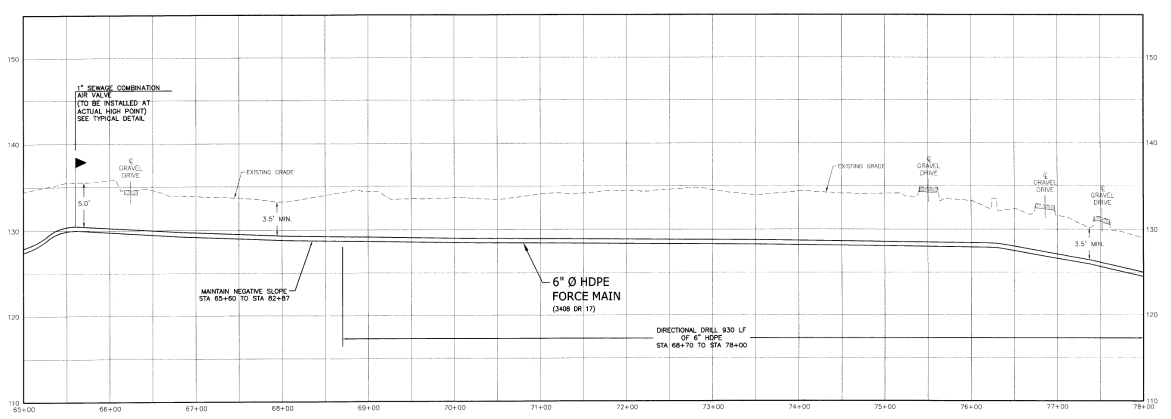
#> input picture input/profile.png, 2342 x 838 px, found by its file name (shown at 1/2 size)
$ python pipeline.py --diameter-ft 1.0
#> lines starting #> are read from the running program, lines starting #| are printed output that depends on the picture; after the words box and inside, x2 and y2 are one past the last pixel; in counts of white or black regions, pixels touching at a corner belong together
### profile_to_points.py
import argparse
import heapq
import json
import math
import re
import sys
import logging
from dataclasses import dataclass
from pathlib import Path

try:
    import cv2
    import numpy as np
    import pytesseract
except ModuleNotFoundError as exc:
    missing = exc.name
    print(
        f"Missing dependency: {missing}. Install dependencies with "
        "`pip install -r requirements.txt`.",
        file=sys.stderr,
    )
    raise SystemExit(2) from exc

from logger import setup_logging


STATION_RE = re.compile(r"^(\d+)\+(\d{1,2})$")
NUMBER_RE = re.compile(r"^\d{2,3}$")
TEXT_REMOVAL_MIN_CONFIDENCE = 80.0


@dataclass(frozen=True)
class Token:
    text: str
    left: int
    top: int
    width: int
    height: int
    confidence: float

    @property
    def cx(self) -> float:
        return self.left + self.width / 2

    @property
    def cy(self) -> float:
        return self.top + self.height / 2


@dataclass(frozen=True)
class Calibration:
    slope: float
    intercept: float
    labels_used: list

    def value_at(self, pixel: float) -> float:
        return self.slope * pixel + self.intercept


def load_image(path: Path) -> tuple[np.ndarray, np.ndarray]:
    image = cv2.imread(str(path), cv2.IMREAD_UNCHANGED)
#> image is the input picture: shape (838, 2342, 4); mean B, G, R, A 248.3, 248.3, 248.3, 255
    if image is None:
        raise ValueError(f"Could not read image: {path}")

    if image.ndim == 3 and image.shape[2] == 4:
        alpha = image[:, :, 3] / 255.0
#> alpha: shape (838, 2342) float64; every value is 1
        rgb = image[:, :, :3].astype(np.float32)
        white = np.full_like(rgb, 255)
        image = (rgb * alpha[:, :, None] + white * (1 - alpha[:, :, None])).astype(np.uint8)
#> image: shape (838, 2342, 3)

    if image.ndim == 2:
        bgr = cv2.cvtColor(image, cv2.COLOR_GRAY2BGR)
    else:
        bgr = image[:, :, :3]

    gray = cv2.cvtColor(bgr, cv2.COLOR_BGR2GRAY)
    return bgr, gray


def enhance_profile_contrast(bgr: np.ndarray, gray: np.ndarray) -> tuple[np.ndarray, np.ndarray]:
    clahe = cv2.createCLAHE(clipLimit=2.0, tileGridSize=(8, 8))
    enhanced_gray = clahe.apply(gray)
    enhanced_bgr = cv2.cvtColor(enhanced_gray, cv2.COLOR_GRAY2BGR)
    return enhanced_bgr, enhanced_gray


def ensure_dir(path: Path | None) -> None:
    if path:
        path.mkdir(parents=True, exist_ok=True)


# [5 lines left out: function write_debug, not called in this run]


def dark_mask(gray: np.ndarray, threshold: int = 215) -> np.ndarray:
#> called with threshold = 215
    return cv2.threshold(gray, threshold, 255, cv2.THRESH_BINARY_INV)[1]
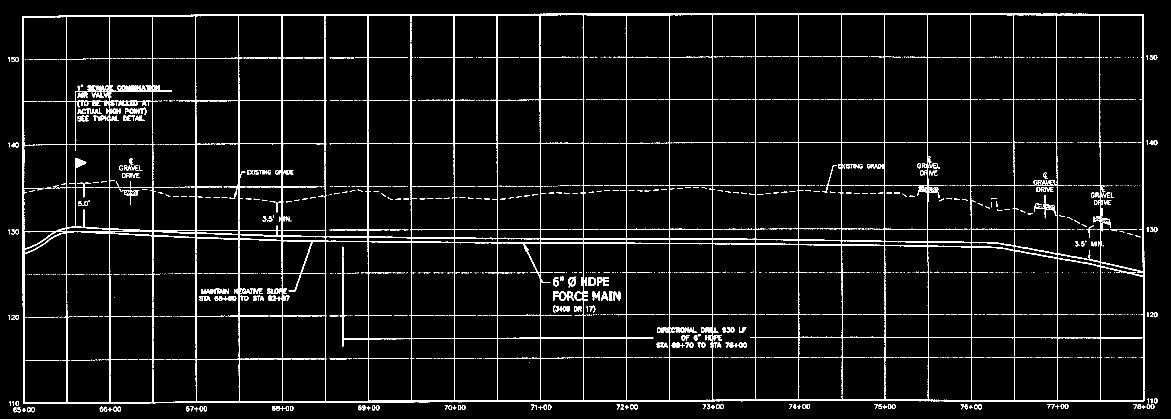
#> returned value: shape (838, 2342) (shown at 1/2 size); 5.2% white in thin lines or dots


def strong_mask(gray: np.ndarray, threshold: int = 170) -> np.ndarray:
    return cv2.threshold(gray, threshold, 255, cv2.THRESH_BINARY_INV)[1]


def grouped_positions(projection: np.ndarray, minimum: float) -> list[int]:
    positions: list[int] = []
    in_run = False
    start = 0

    for i, value in enumerate(projection):
        if value >= minimum and not in_run:
            in_run = True
            start = i
        elif value < minimum and in_run:
            in_run = False
            positions.append((start + i - 1) // 2)

    if in_run:
        positions.append((start + len(projection) - 1) // 2)

    return positions


def find_plot_bounds(gray: np.ndarray) -> tuple[int, int, int, int]:
    mask = dark_mask(gray)
    h, w = mask.shape

    row_hits = np.count_nonzero(mask, axis=1)
#> row_hits = 838 values, max 1903 at index 29, min 0 at index 0, mean 122.2
    col_hits = np.count_nonzero(mask, axis=0)
#> col_hits = 2342 values, max 785 at index 564, min 0 at index 0, mean 43.74
    rows = grouped_positions(row_hits, minimum=w * 0.45)
#> the loop in grouped_positions, `for i, value in enumerate(projection):` made 838 passes
#> (value, in_run) on passes 28, 32: (1067, True), (592, False)
#> after the loop in grouped_positions, `for i, value in enumerate(projection):`: in_run = False; positions = [28, 114, 371, 458, 675, 801]; start = 800
#> rows = [28, 114, 371, 458, 675, 801]
    cols = grouped_positions(col_hits, minimum=h * 0.45)
#> the loop in grouped_positions (call 2), `for i, value in enumerate(projection):` made 2342 passes
#> (value, in_run) on passes 46, 50: (575, True), (21, False)
#> cols = 27 values from 46 to 2286

    if len(rows) >= 2 and len(cols) >= 2:
        y0, y1 = min(rows), max(rows)
#> y0 = 28; y1 = 801
        x0, x1 = min(cols), max(cols)
#> x0 = 46; x1 = 2286
        if (x1 - x0) > w * 0.5 and (y1 - y0) > h * 0.5:
            return refine_plot_bounds_with_grid(gray, (x0, y0, x1 - x0 + 1, y1 - y0 + 1))

    coords = cv2.findNonZero(mask)
    if coords is None:
        raise ValueError("No dark pixels found in image")
    x, y, bw, bh = cv2.boundingRect(coords)
    return refine_plot_bounds_with_grid(gray, (x, y, bw, bh))


def _merge_positions(positions: list[int], max_gap: int = 3) -> list[int]:
    if not positions:
        return []

    positions = sorted(positions)
    groups = [[positions[0]]]

    for p in positions[1:]:
        if p - groups[-1][-1] <= max_gap:
            groups[-1].append(p)
        else:
            groups.append([p])

    return [int(round(np.mean(g))) for g in groups]


def _projection_grid_positions(
    mask: np.ndarray,
    *,
    axis: int,
    close_kernel: tuple[int, int],
    minimum_ratio: float,
    merge_gap_px: int,
) -> list[int]:
    closed = cv2.morphologyEx(
        mask,
        cv2.MORPH_CLOSE,
        cv2.getStructuringElement(cv2.MORPH_RECT, close_kernel),
    )

    if axis == 1:
        projection = np.count_nonzero(closed, axis=1)
        minimum = closed.shape[1] * minimum_ratio
    else:
        projection = np.count_nonzero(closed, axis=0)
        minimum = closed.shape[0] * minimum_ratio

    return _merge_positions(grouped_positions(projection, minimum), max_gap=merge_gap_px)


def _dominant_grid_spacing(positions: list[int], limit: int) -> int | None:
    if len(positions) < 4:
        return None

    buckets: dict[int, int] = {}
    max_spacing = max(40, int(limit * 0.35))
    for index, first in enumerate(positions):
        for second in positions[index + 1 :]:
            diff = second - first
            if 35 <= diff <= max_spacing:
                bucket = int(round(diff / 5) * 5)
                buckets[bucket] = buckets.get(bucket, 0) + 1

    if not buckets:
        return None

    return min(
        buckets,
        key=lambda bucket: (-buckets[bucket], bucket),
    )


def _regularize_grid_positions(positions: list[int], limit: int, merge_gap_px: int) -> list[int]:
    positions = _merge_positions(positions, max_gap=merge_gap_px)
    spacing = _dominant_grid_spacing(positions, limit)
    if spacing is None:
        return positions

    tolerance = max(6, int(round(spacing * 0.08)))
    best_start = None
    best_matches: list[tuple[int, int]] = []

    for anchor in positions:
        start = anchor
        while start - spacing >= 0:
            start -= spacing

        matches = []
        for position in positions:
            index = int(round((position - start) / spacing))
            expected = start + index * spacing
            if abs(position - expected) <= tolerance:
                matches.append((position, index))

        if len(matches) > len(best_matches):
            best_start = start
            best_matches = matches

    if best_start is None or len(best_matches) < max(4, int(len(positions) * 0.6)):
        return positions

    matched_indices = [index for _, index in best_matches]
    completed = []
    for index in range(min(matched_indices), max(matched_indices) + 1):
        expected = best_start + index * spacing
        nearest = min(positions, key=lambda position: abs(position - expected))
        if abs(nearest - expected) <= tolerance:
            expected = nearest
        if 0 <= expected < limit:
            completed.append(int(expected))

    return _merge_positions(completed, max_gap=merge_gap_px)


def refine_plot_bounds_with_grid(
    gray: np.ndarray,
    bounds: tuple[int, int, int, int],
) -> tuple[int, int, int, int]:
#> called with bounds = (46, 28, 2241, 774)
    x0, y0, width, height = bounds
    crop = gray[y0 : y0 + height, x0 : x0 + width]
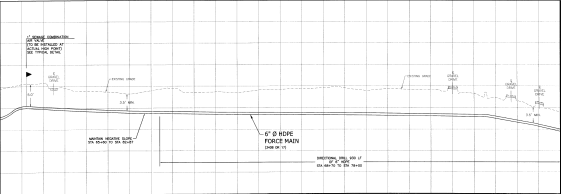
#> crop: shape (774, 2241) (shown at 1/4 size); min 1, max 255, mean 248
    if crop.size == 0:
        return bounds

    _, rows, cols = detect_grid(crop)
    if len(rows) < 4 or len(cols) < 4:
        return bounds

    top, bottom = min(rows), max(rows)
    left, right = min(cols), max(cols)
    refined_width = right - left + 1
    refined_height = bottom - top + 1
    if refined_width < width * 0.5 or refined_height < height * 0.5:
        return bounds

    return x0 + left, y0 + top, refined_width, refined_height


def detect_grid(
    crop_gray: np.ndarray,
    *,
    min_line_ratio: float = 0.25,
    max_offset_px: int = 2,
    merge_gap_px: int = 4,
) -> tuple[np.ndarray, list[int], list[int]]:
#> called with min_line_ratio = 0.25, max_offset_px = 2, merge_gap_px = 4
    mask = dark_mask(crop_gray)
#> call 2 of dark_mask, with threshold = 215
#> in dark_mask (call 2), `return cv2.threshold(gray, threshold, 255, cv2.THRESH_BINARY_INV)[1]`:
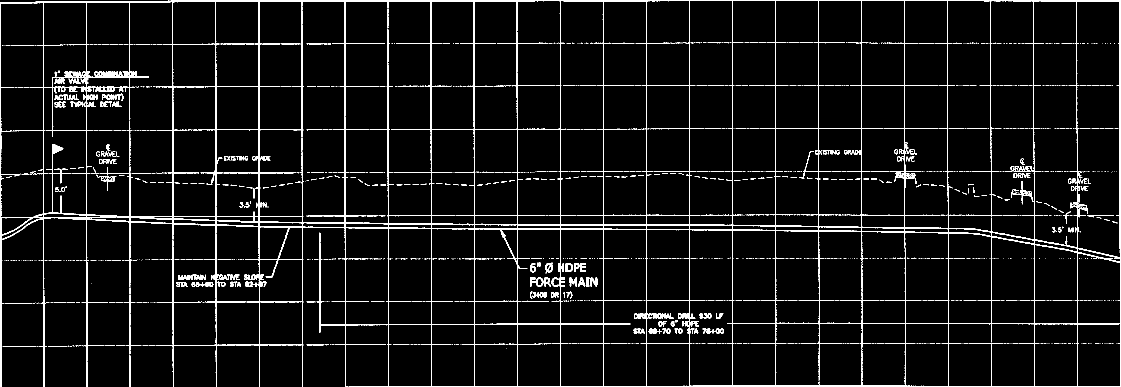
#> returned value: shape (774, 2241) (shown at 1/2 size); 5.4% white in thin lines or dots
    h, w = mask.shape

    horizontal_kernel = cv2.getStructuringElement(
        cv2.MORPH_RECT,
        (max(40, w // 28), 1)
    )
    vertical_kernel = cv2.getStructuringElement(
        cv2.MORPH_RECT,
        (1, max(40, h // 18))
    )

    horizontal_candidate = cv2.morphologyEx(
        mask,
        cv2.MORPH_OPEN,
        horizontal_kernel
    )
#> horizontal_candidate: shape (774, 2241); 1.4% white; 42 white regions, largest, box (x1, y1, x2, y2) and area: (0, 0, 2241, 7) 5870, (458, 443, 1952, 458) 3648, (699, 771, 2241, 774) 3124

    vertical_candidate = cv2.morphologyEx(
        mask,
        cv2.MORPH_OPEN,
        vertical_kernel
    )
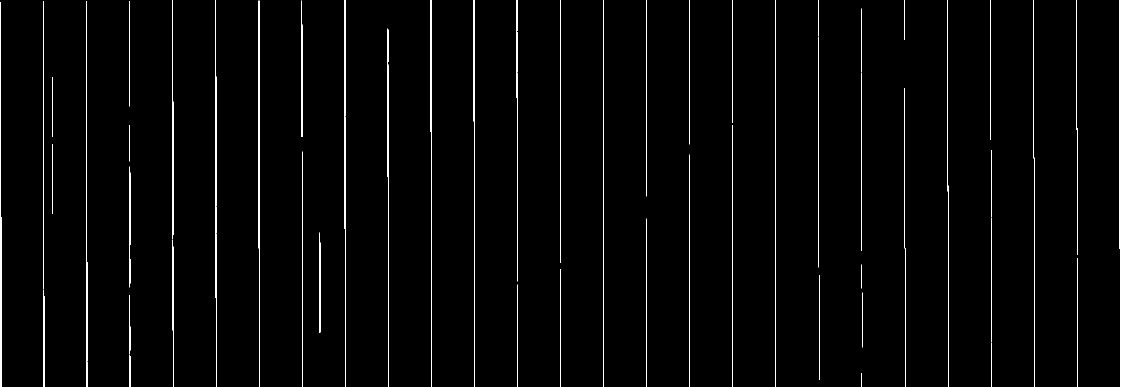
#> vertical_candidate: shape (774, 2241) (shown at 1/2 size); 1.7% white in thin lines or dots

    min_horizontal_len = int(w * min_line_ratio)
    min_vertical_len = int(h * min_line_ratio)

    horizontal_lines = cv2.HoughLinesP(
        horizontal_candidate,
        rho=1,
        theta=np.pi / 180,
        threshold=max(20, w // 20),
        minLineLength=min_horizontal_len,
        maxLineGap=max(5, w // 80),
    )
#> horizontal_lines = [[342, 1, 2240, 1], [632, 0, 2240, 0], [699, 773, 2240, 773], [1455, 647, 2240, 647], [204, 2, 1070, 2], [1075, 772, 2227, 772], [1455, 646, 2203, 646], [680, 648, 1261, 648]]

    vertical_lines = cv2.HoughLinesP(
        vertical_candidate,
        rho=1,
        theta=np.pi / 180,
        threshold=max(20, h // 20),
        minLineLength=min_vertical_len,
        maxLineGap=max(5, h // 80),
    )
#> vertical_lines = 59 rows, first 6: [948, 773, 948, 0], [604, 773, 604, 303], [173, 773, 173, 3], [690, 773, 690, 0], [2240, 773, 2240, 0], [1, 773, 1, 4]

    grid = np.zeros_like(mask)

    row_positions: list[int] = []
    col_positions: list[int] = []

    if horizontal_lines is not None:
        for line in horizontal_lines:
            x1, y1, x2, y2 = line[0]

            if abs(y1 - y2) > max_offset_px:
                continue

            length = abs(x2 - x1)
            if length < min_horizontal_len:
                continue

            y = int(round((y1 + y2) / 2))
            row_positions.append(y)

            cv2.line(
                grid,
                (min(x1, x2), y),
                (max(x1, x2), y),
                255,
                1
            )
#> this loop made 8 passes
#> (x1, y1, x2, y2, length, y) on passes 1 to 8: (342, 1, 2240, 1, 1898, 1), (632, 0, 2240, 0, 1608, 0), (699, 773, 2240, 773, 1541, 773), (1455, 647, 2240, 647, 785, 647), (204, 2, 1070, 2, 866, 2), (1075, 772, 2227, 772, 1152, 772), (1455, 646, 2203, 646, 748, 646), (680, 648, 1261, 648, 581, 648)
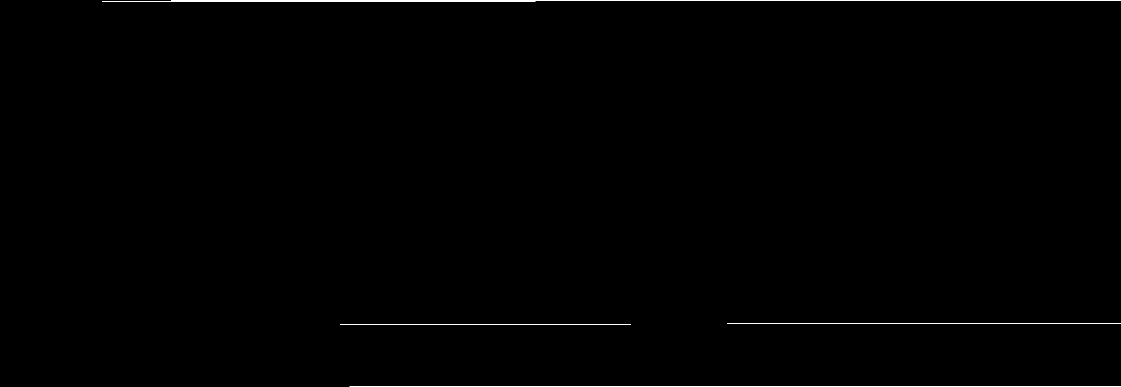
#> grid: shape (774, 2241) (shown at 1/2 size); 0.53% white; 4 white regions, box (x1, y1, x2, y2) and area: (204, 0, 2241, 3) 4375, (699, 772, 2241, 774) 2695, (1455, 646, 2241, 648) 1535, (680, 648, 1262, 649) 582
#> after the loop, row_positions = [1, 0, 773, 647, 2, 772, 646, 648]

    if vertical_lines is not None:
        for line in vertical_lines:
            x1, y1, x2, y2 = line[0]

            if abs(x1 - x2) > max_offset_px:
                continue

            length = abs(y2 - y1)
            if length < min_vertical_len:
                continue

            x = int(round((x1 + x2) / 2))
            col_positions.append(x)

            cv2.line(
                grid,
                (x, min(y1, y2)),
                (x, max(y1, y2)),
                255,
                1
            )
#> this loop made 59 passes
#> (x1, y1, x2, y2, length, x) on passes 1 to 8: (948, 773, 948, 0, 773, 948), (604, 773, 604, 303, 470, 604), (173, 773, 173, 3, 770, 173), (690, 773, 690, 0, 773, 690), (2240, 773, 2240, 0, 773, 2240), (1, 773, 1, 4, 769, 1), (345, 660, 345, 1, 659, 345), (0, 773, 0, 4, 769, 0)
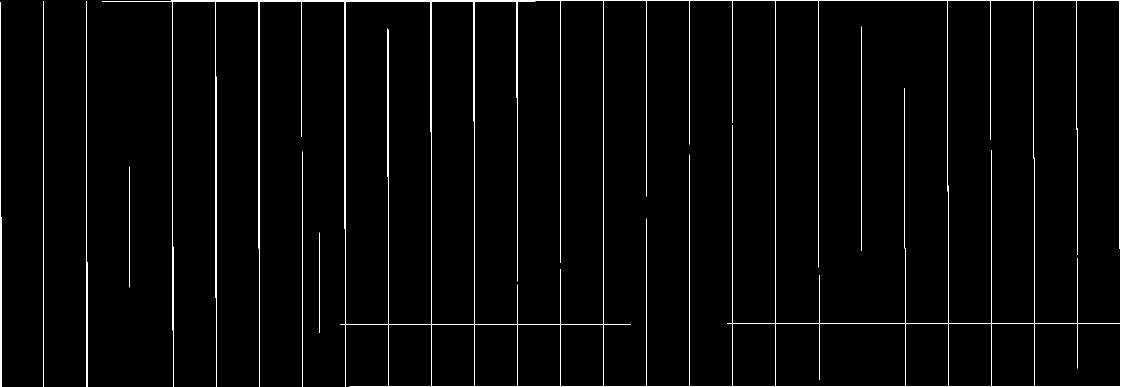
#> grid: shape (774, 2241) (shown at 1/2 size); 2% white in thin lines or dots
#> after the loop, col_positions = 59 values, max 2240 at index 4, min 0 at index 7, mean 1108.3

    projection_merge_gap = max(merge_gap_px, 8)
    row_positions.extend(
        _projection_grid_positions(
            mask,
            axis=1,
            close_kernel=(max(15, w // 120), 1),
            minimum_ratio=0.18,
            merge_gap_px=projection_merge_gap,
        )
    )
#> in _projection_grid_positions, `closed = cv2.morphologyEx( mask, cv2.MORPH_CLOSE, cv2.getStructuringEl..`:
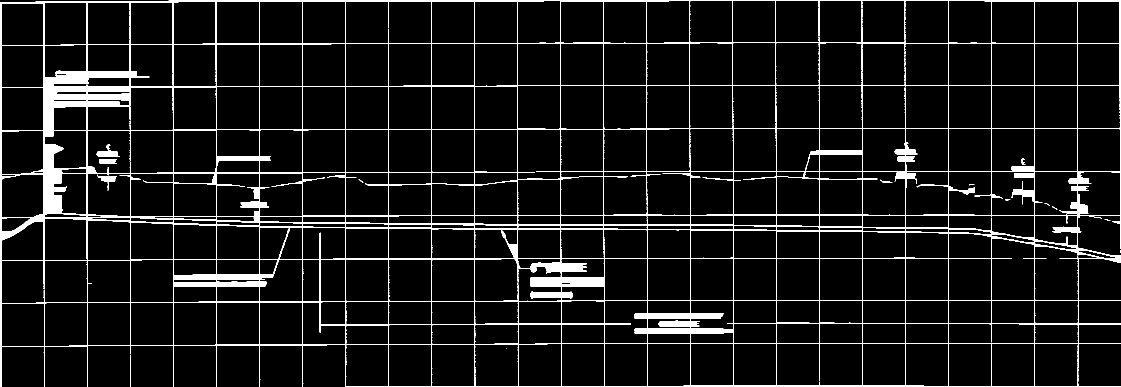
#> closed: shape (774, 2241) (shown at 1/2 size); 7.1% white; 24 white regions (11 under 20 px), largest, box (x1, y1, x2, y2) and area: (0, 0, 2241, 774) 121470, (193, 303, 240, 313) 415, (194, 349, 234, 381) 365
#> in _projection_grid_positions, `projection = np.count_nonzero(closed, axis=1)`: projection = 774 values, max 1904 at index 1, min 33 at index 700, mean 159.1
#> (the rest of the program and of its run is left out)
